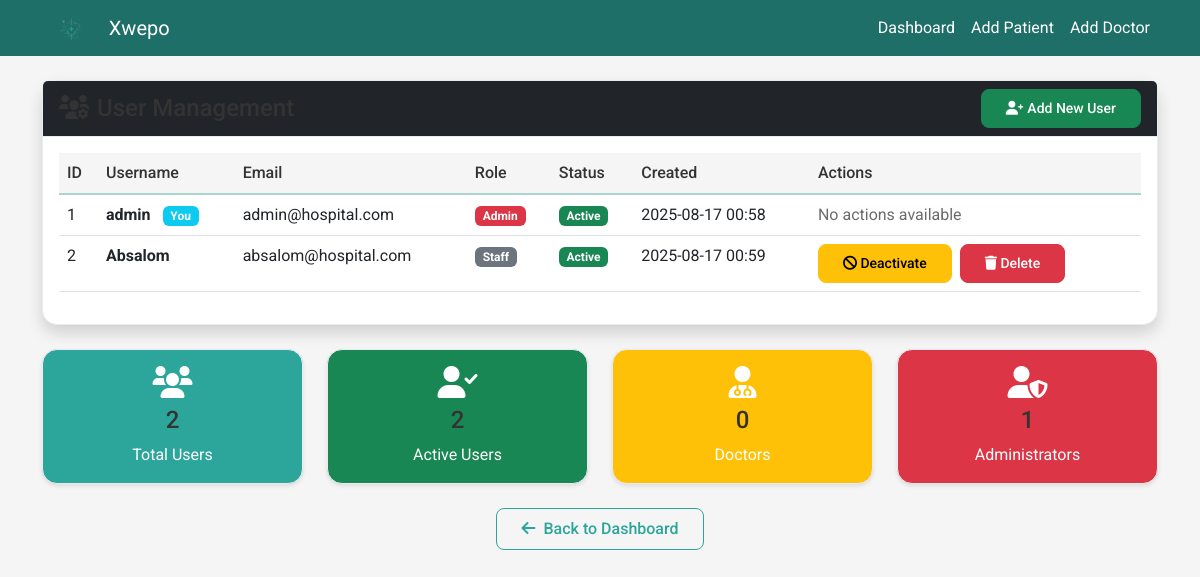
Page /users (signed in) on the earlier database version.
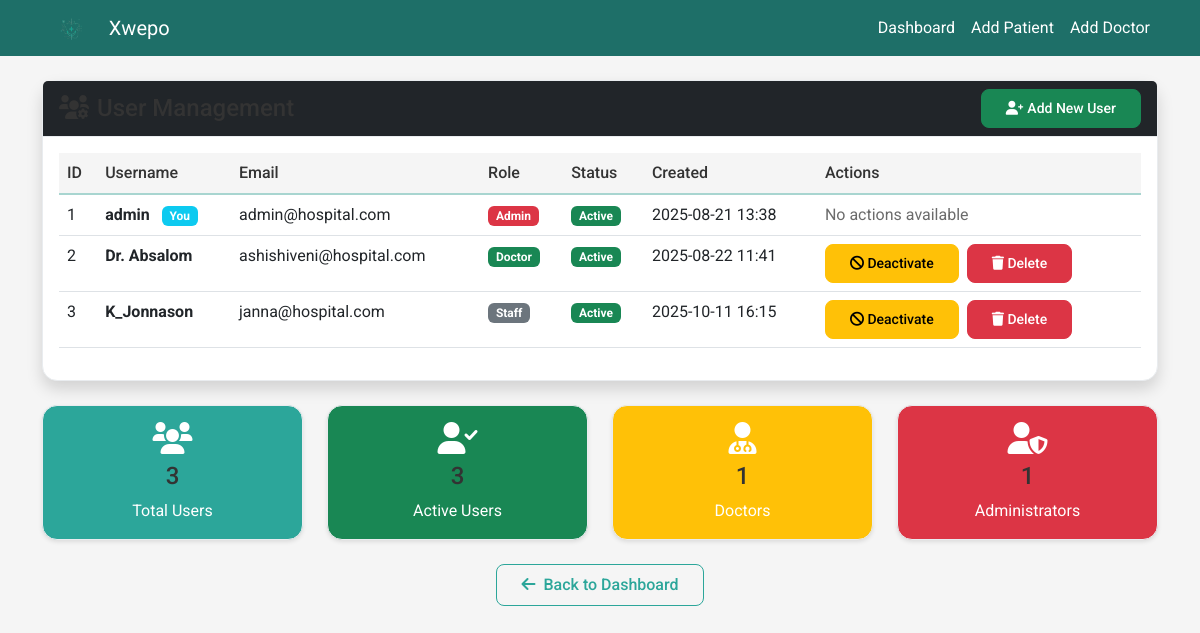
Same page on the later database version.
### models.py (models this page shows, shortened)
class User(UserMixin, db.Model):
    id = db.Column(db.Integer, primary_key=True)
    username = db.Column(db.String(80), unique=True, nullable=False)
    email = db.Column(db.String(120), unique=True, nullable=False)
    password_hash = db.Column(db.String(128))
    role = db.Column(db.String(20), default='staff')  # admin, doctor, staff
    is_active = db.Column(db.Boolean, default=True)
    created_at = db.Column(db.DateTime, default=datetime.now)

### app.py (the view)
@app.route('/users')
@login_required
def users():
    if current_user.role != 'admin':
        flash('Access denied. Admin privileges required.', 'error')
        return redirect(url_for('index'))
    try:
        users = User.query.all()
        return render_template('users.html', users=users)
    except Exception as e:
        flash(f"Error loading users: {str(e)}", "error")
        return render_template('users.html', users=[])

### app.py (called while the page is built)
@login_manager.user_loader
def load_user(user_id):
    return User.query.get(int(user_id))

### templates/users.html (shortened to what the changed rows need)
<!DOCTYPE html>
<html lang="en">
<head>
    <link href="https://cdn.jsdelivr.net/npm/bootstrap@5.3.0/dist/css/bootstrap.min.css" rel="stylesheet" onerror="this.onerror=null;this.href='{{ url_for('static', filename='libs/bootstrap/bootstrap.min.css') }}'">
    <link href="{{ url_for('static', filename='libs/fontawesome/css/all.min.css') }}" rel="stylesheet">
    <link href="{{ url_for('static', filename='css/color-scheme.css') }}" rel="stylesheet">
    <link href="{{ url_for('static', filename='css/color-scheme.css') }}" rel="stylesheet">
</head>
<body style="background-color: var(--light-gray);">
    <div class="container mt-4">
        <div class="row">
            <div class="col-12">
                <div class="card shadow">
                    <div class="card-body">
                        {% if users %}
                            <div class="table-responsive">
                                <table class="table table-hover">
                                    <thead class="table-dark">
                                        <tr>
                                            <th>ID</th>
                                            <th>Username</th>
                                            <th>Email</th>
                                            <th>Role</th>
                                            <th>Status</th>
                                            <th>Created</th>
                                            <th>Actions</th>
                                        </tr>
                                    </thead>
                                    <tbody>
                                        {% for user in users %}
                                        <tr>
                                            <td>{{ user.id }}</td>
                                            <td>
                                                <strong>{{ user.username }}</strong>
                                                {% if user.id == current_user.id %}
                                                    <span class="badge bg-info ms-2">You</span>
                                                {% endif %}
                                            </td>
                                            <td>{{ user.email }}</td>
                                            <td>
                                                <span class="badge bg-{{ 'danger' if user.role == 'admin' else 'success' if user.role == 'doctor' else 'secondary' }}">
                                                    {{ user.role.title() }}
                                                </span>
                                            </td>
                                            <td>
                                                <span class="badge bg-{{ 'success' if user.is_active else 'danger' }}">
                                                    {{ 'Active' if user.is_active else 'Inactive' }}
                                                </span>
                                            </td>
                                            <td>{{ user.created_at.strftime('%Y-%m-%d %H:%M') }}</td>
                                            <td>
                                                {% if user.id != current_user.id %}
                                                    <a href="{{ url_for('toggle_user_status', user_id=user.id) }}"
                                                       class="btn btn-{{ 'warning' if user.is_active else 'success' }} btn-sm me-1"
                                                       onclick="return confirm('{{ 'Deactivate' if user.is_active else 'Activate' }} user {{ user.username }}?')">
                                                        <i class="fas fa-{{ 'ban' if user.is_active else 'check' }}"></i>
                                                        {{ 'Deactivate' if user.is_active else 'Activate' }}
                                                    </a>
                                                    {% if user.role != 'admin' %}
                                                        <a href="{{ url_for('delete_user', user_id=user.id) }}"
                                                           class="btn btn-danger btn-sm delete-user-btn"
                                                           data-username="{{ user.username }}">
                                                            <i class="fas fa-trash"></i>
                                                            Delete
                                                        </a>
                                                    {% endif %}
                                                {% else %}
                                                    <span class="text-muted">No actions available</span>
                                                {% endif %}
                                            </td>
                                        </tr>
                                        {% endfor %}
                                    </tbody>
                                </table>
                            </div>
                        {% else %}
                            <p class="text-muted text-center">No users found.</p>
                        {% endif %}
                    </div>
                </div>
                <div class="row mt-4">
                    <div class="col-md-3">
                        <div class="card bg-primary text-white text-center">
                            <div class="card-body">
                                <i class="fas fa-users fa-2x mb-2"></i>
                                <h4>{{ users|length }}</h4>
                                <p class="mb-0">Total Users</p>
                            </div>
                        </div>
                    </div>
                    <div class="col-md-3">
                        <div class="card bg-success text-white text-center">
                            <div class="card-body">
                                <i class="fas fa-user-check fa-2x mb-2"></i>
                                <h4>{{ users|selectattr('is_active')|list|length }}</h4>
                                <p class="mb-0">Active Users</p>
                            </div>
                        </div>
                    </div>
                    <div class="col-md-3">
                        <div class="card bg-warning text-white text-center">
                            <div class="card-body">
                                <i class="fas fa-user-md fa-2x mb-2"></i>
                                <h4>{{ users|selectattr('role', 'equalto', 'doctor')|list|length }}</h4>
                                <p class="mb-0">Doctors</p>
                            </div>
                        </div>
                    </div>
                </div>
            </div>
        </div>
    </div>
    {% include 'modern_alerts.html' %}
</body>
</html>

Differences in the rows shown:
changed User "admin": created_at "2025-08-17 00:58" → "2025-08-21 13:38"
changed User id 2: username "Absalom" → "Dr. Absalom"; email "absalom@hospital.com" → "ashishiveni@hospital.com"; role "Staff" → "Doctor"; created_at "2025-08-17 00:59" → "2025-08-22 11:41"
added User: id "3", username "K_Jonnason", email "janna@hospital.com", role "Staff", is_active "Active", created_at "2025-10-11 16:15", is_active "Deactivate"
Other differences:
{{ users|length }}: "2" → "3"
{{ users|selectattr('is_active')|list|length }}: "2" → "3"
{{ users|selectattr('role', 'equalto', 'doctor')|list|length }}: "0" → "1"
